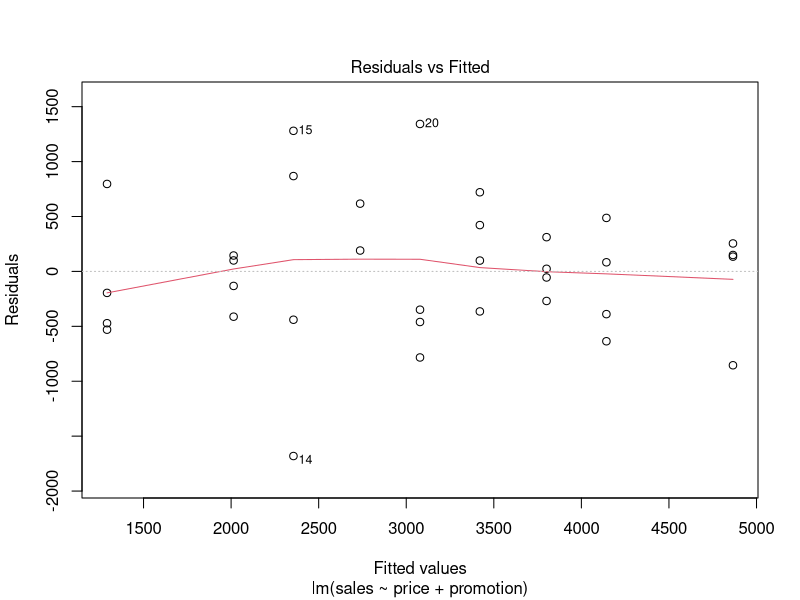
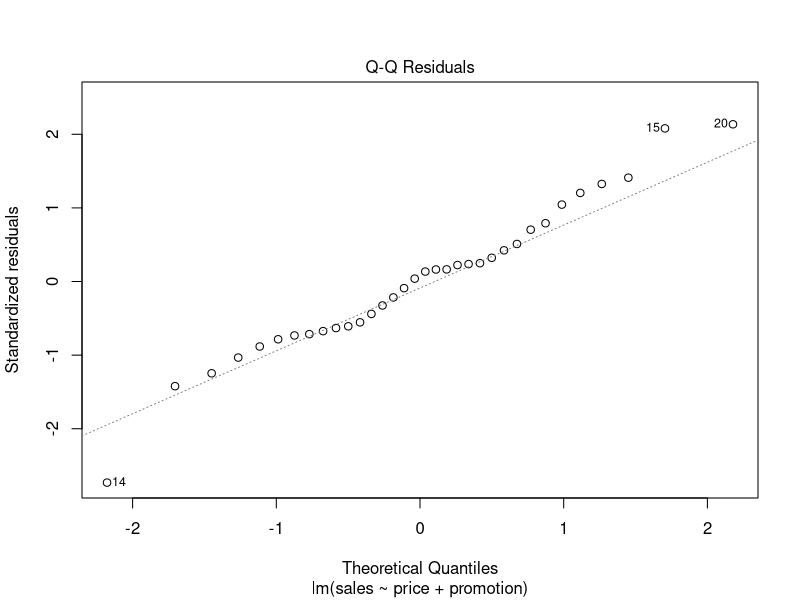
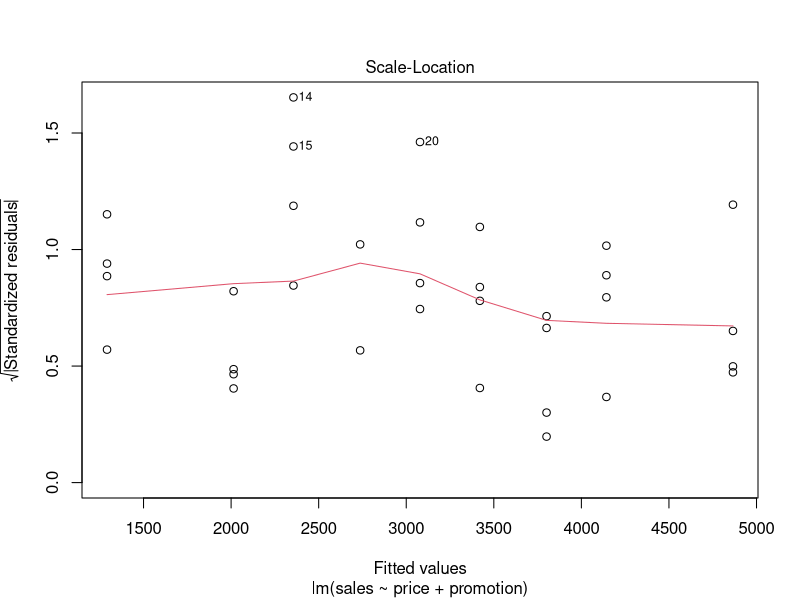
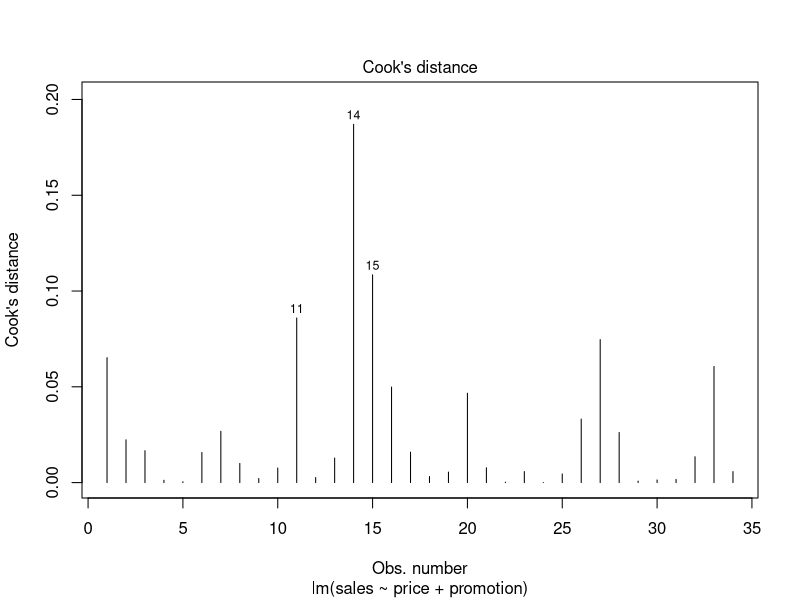

Source code (R) for these figures, in order: (Note: this script raises an error after producing the figures.)
#Multiple Linear Regression 

#Omni Store

sales= c(4141,3842,3056,3519,4226, 4630,3507,3754, 5000,5120,4011, 5015,1916,675, 3636,3224,2295, 2730,2618,4421, 4113,3746, 3532, 3825,1096, 761,2088,820,2114, 1882,2159,1602,3354,2927)
price = c(59,59,59,59,59,59,59,59,59,59,59,59, 79,79,79,79,79,79,79,79,79, 79,79,79,99,99, 99,99,99,99,99,99,99,99)
promotion= c(200,200,200,200,400,400,400,400, 600,600,600,600,200,200,200,200, 400,400,400,400,600,600,600,600, 200,200,200,200,400,400,400,400,600,600)

omni = data.frame(sales, price, promotion)
head(omni)
str(omni)

#MLR
mlrmodel1 = lm(formula = sales ~ price + promotion, data=omni)
summary(mlrmodel1)

#
coef(mlrmodel1)


#R2 and Adjs R2
names(mlrmodel1)
(r2 = summary(mlrmodel1)$r.squared)
k = 2 # no of IVs
(n = nrow(omni)) # sample size
(adjr2 = 1 - ( (1 - r2) * ((n - 1)/ (n - k - 1))))
summary(mlrmodel1)$r.squared


# Fstatistics
summary(mlrmodel1)$fstatistic[1]  # from output of model
(df1 = k) ;  (df2 = n-k-1)  
qf(.95, df1, df2)  # from table wrt df1 & df2
#Model Fstats > table(Fstat) 

# Pvalue of Model
fstat = summary(mlrmodel1)$fstatistic 
pf(fstat[1], fstat[2], fstat[3], lower.tail=FALSE) 
# this is  < 0.05 : Significant
# 
plot(mlrmodel1,1)  # no pattern, equal variance
plot(mlrmodel1,2)  # Residues are normally distributed
plot(mlrmodel1,3)
plot(mlrmodel1,4)  # tells outliers which affect model


# Confidence Intervals


#Fitted values : Predicting on IVs using model
fitted(mlrmodel1)
residuals(mlrmodel1) 
mlrmodel1$residuals
cbind(omni$sales, fitted(mlrmodel1), omni$sales - fitted(mlrmodel1), residuals(mlrmodel1))

#sqrt(sum((residuals(mlrmodel1)^2)))
names(mlrmodel1)
summary(mlrmodel1)


#Predicted Values
names(omni)
newdata1 = data.frame(price=c(60,70), promotion=c(300,400))
predict()

#Train and Test Data


# RMSE
